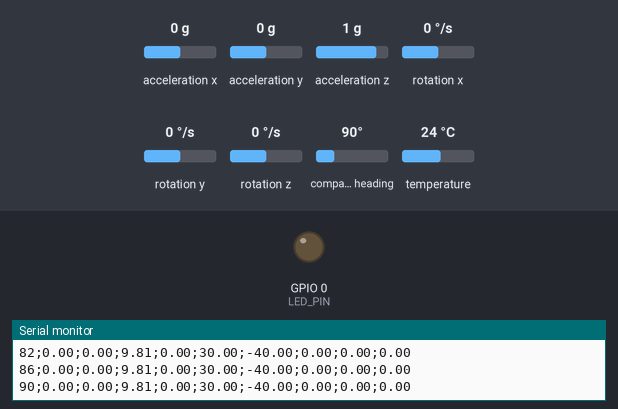
The sketch below on a simulated ESP8266 (NodeMCU). Shown: output pins drawn as LEDs (lit = HIGH), the last lines printed to the serial monitor. The inputs (shaded band) are chosen by the test bench; at power-on: acceleration x 0 g, acceleration y 0 g, acceleration z 1 g, rotation x 0 °/s, rotation y 0 °/s, rotation z 0 °/s, compass heading 90°, temperature 24 °C.

Above: at 0.1 s.
At 5.1 s:
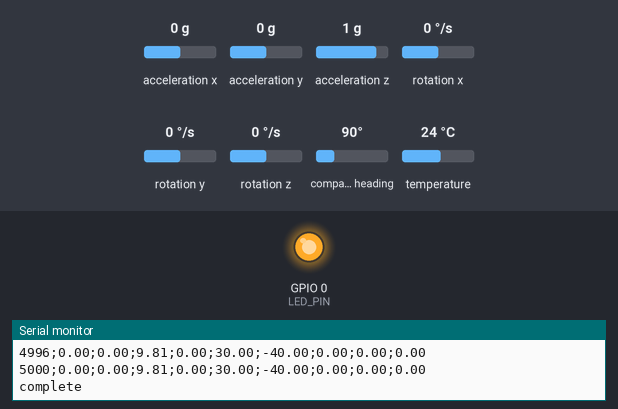
Timing chart, 0 to 6.6 s (numbered marks = the images above):
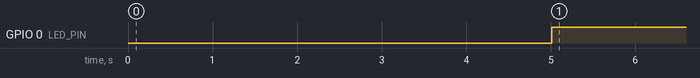

The sketch:

readingIMUDataAndSendOverSerial.ino
```cpp
#include <Arduino.h>

#include <Wire.h>
#include <SPI.h>
#include <Adafruit_LSM9DS1.h>
#include <Adafruit_Sensor.h>  // not used in this demo but required!

#define LED_PIN 0
#define IGNORE_TIME 30  //ms
#define READ_TIME 5000 //ms

// i2c
Adafruit_LSM9DS1 lsm = Adafruit_LSM9DS1();

unsigned long timer;

void setupSensor(){
  // Set the accelerometer range

  lsm.setupAccel(lsm.LSM9DS1_ACCELRANGE_16G);

  // Set the magnetometer sensitivity
  lsm.setupMag(lsm.LSM9DS1_MAGGAIN_16GAUSS);

  // Setup the gyroscope
  lsm.setupGyro(lsm.LSM9DS1_GYROSCALE_2000DPS);
}

void setup()
{
  pinMode(LED_PIN, OUTPUT);
  digitalWrite(LED_PIN, HIGH);
  Serial.begin(115200);

  while (!Serial) {
    delay(1000); // will pause Zero, Leonardo, etc until serial console opens
  }
  digitalWrite(LED_PIN, LOW);

  Serial.println("LSM9DS1 data read demo");

  // Try to initialise and warn if we couldn't detect the chip
  if (!lsm.begin())
  {
    Serial.println("Oops ... unable to initialize the LSM9DS1. Check your wiring!");
    while(1){
      delay(1000);
    }
  }
  Serial.println("Found LSM9DS1 9DOF");

  // helper to just set the default scaling we want, see above!
  setupSensor();

  // Initilize csv file
  Serial.println("Time(ms);AccX(m/s^2);AccY(m/s^2);AccZ(m/s^2);MagX(gauss);MagY(gauss);MagZ(gauss);GyroX(dps);GyroY(dps);GyroZ(dps)");

  // Start timer
  timer = millis();
}

void loop()
{
  if((millis()-timer)<READ_TIME){
    lsm.read();  /* ask it to read in the data */

    /* Get a new sensor event */
    sensors_event_t a, m, g, temp;
    lsm.getEvent(&a, &m, &g, &temp);

    // Wait 30 millis to read to get rid of initialization data
    if(millis()-timer>IGNORE_TIME){
      // Timestamp
      Serial.print(millis()-timer); Serial.print(";");

      // Acceleration Data
      Serial.print(a.acceleration.x); Serial.print(";");
      Serial.print(a.acceleration.y); Serial.print(";");
      Serial.print(a.acceleration.z); Serial.print(";");

      // Magnetometer Data
      Serial.print(m.magnetic.x); Serial.print(";");
      Serial.print(m.magnetic.y); Serial.print(";");
      Serial.print(m.magnetic.z); Serial.print(";");

      // Gyroscope Data
      Serial.print(g.gyro.x); Serial.print(";");
      Serial.print(g.gyro.y); Serial.print(";");
      Serial.println(g.gyro.z);
    }
  }else{
    // Send complete to say we are done recording
    Serial.println("complete");
    // Turn off light and stop recording
    digitalWrite(LED_PIN, HIGH);
    while(1){
      delay(1000);
    }
  }

}
```

Measured:
- by itself, GPIO 0 (LED_PIN): LOW → HIGH at 5.0 s
